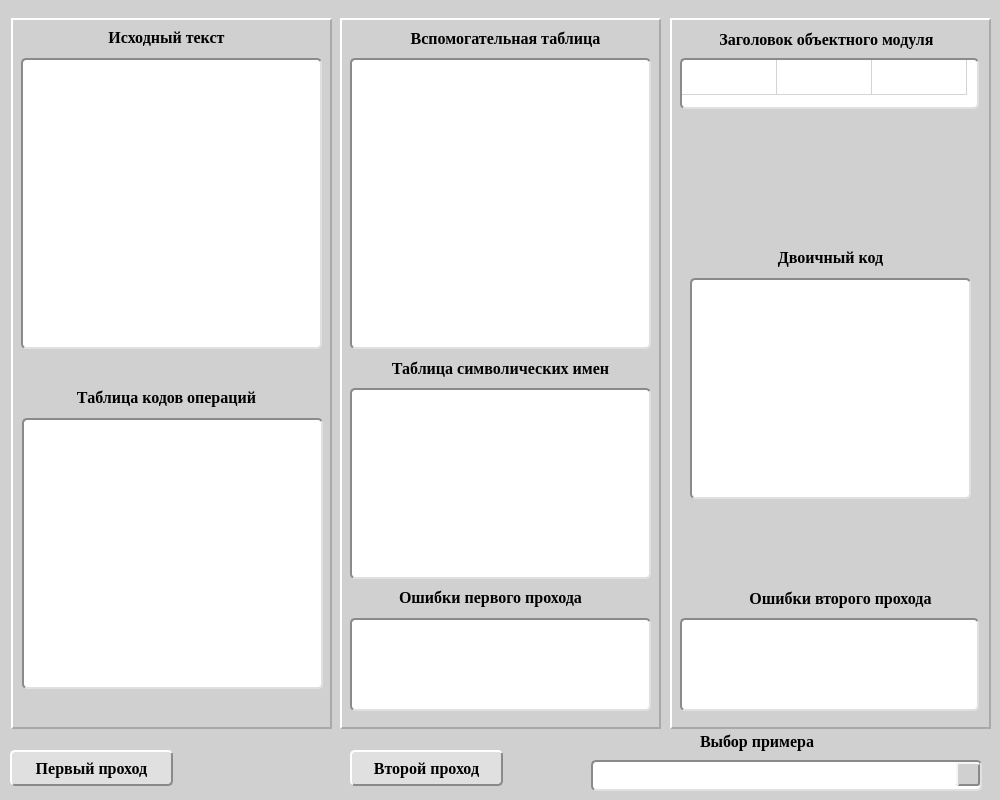
<?xml version="1.0" encoding="UTF-8"?>
<ui version="4.0">
 <class>MainWindow</class>
 <widget class="QMainWindow" name="MainWindow">
  <property name="windowModality">
   <enum>Qt::WindowModality::NonModal</enum>
  </property>
  <property name="enabled">
   <bool>true</bool>
  </property>
  <property name="geometry">
   <rect>
    <x>0</x>
    <y>0</y>
    <width>1000</width>
    <height>800</height>
   </rect>
  </property>
  <property name="minimumSize">
   <size>
    <width>1000</width>
    <height>800</height>
   </size>
  </property>
  <property name="maximumSize">
   <size>
    <width>1000</width>
    <height>800</height>
   </size>
  </property>
  <property name="windowTitle">
   <string>Двухпросмотровый ассемблер в абсолютном формате (Горшков Ан.О., гр. 4412, 2024) </string>
  </property>
  <property name="styleSheet">
   <string notr="true">background-color: rgb(208, 208, 208);</string>
  </property>
  <property name="tabShape">
   <enum>QTabWidget::TabShape::Rounded</enum>
  </property>
  <widget class="QWidget" name="centralwidget">
   <widget class="QWidget" name="layoutWidget">
    <property name="geometry">
     <rect>
      <x>0</x>
      <y>0</y>
      <width>2</width>
      <height>2</height>
     </rect>
    </property>
    <layout class="QVBoxLayout" name="verticalLayout_10"/>
   </widget>
   <widget class="QWidget" name="layoutWidget">
    <property name="geometry">
     <rect>
      <x>0</x>
      <y>0</y>
      <width>2</width>
      <height>2</height>
     </rect>
    </property>
    <layout class="QHBoxLayout" name="horizontalLayout_4"/>
   </widget>
   <widget class="QPushButton" name="first_pass_pushButton">
    <property name="geometry">
     <rect>
      <x>10</x>
      <y>750</y>
      <width>163</width>
      <height>36</height>
     </rect>
    </property>
    <property name="sizePolicy">
     <sizepolicy hsizetype="Fixed" vsizetype="Fixed">
      <horstretch>0</horstretch>
      <verstretch>0</verstretch>
     </sizepolicy>
    </property>
    <property name="font">
     <font>
      <family>Times New Roman</family>
      <pointsize>12</pointsize>
      <bold>true</bold>
     </font>
    </property>
    <property name="styleSheet">
     <string notr="true">QPushButton {
    background-color: #E0E0E0; 
    border-radius: 5px; 
    border: 2px solid;
    border-color: white #8a8a8a #8a8a8a white;
    padding: 5px 10px;
}

QPushButton:hover {
    background-color: #CCCCCC;  /* Цвет фона при наведении */
}

QPushButton:pressed {
    background-color: #B0B0B0;
    border-color: #A0A0A0 white white #A0A0A0;
}
</string>
    </property>
    <property name="text">
     <string>Первый проход</string>
    </property>
   </widget>
   <widget class="QPushButton" name="second_pass_pushButton">
    <property name="geometry">
     <rect>
      <x>350</x>
      <y>750</y>
      <width>153</width>
      <height>36</height>
     </rect>
    </property>
    <property name="sizePolicy">
     <sizepolicy hsizetype="Fixed" vsizetype="Fixed">
      <horstretch>0</horstretch>
      <verstretch>0</verstretch>
     </sizepolicy>
    </property>
    <property name="font">
     <font>
      <family>Times New Roman</family>
      <pointsize>12</pointsize>
      <bold>true</bold>
     </font>
    </property>
    <property name="styleSheet">
     <string notr="true">QPushButton {
    background-color: #E0E0E0;
    border-radius: 5px; 
    border: 2px solid;
    border-color: white #8a8a8a #8a8a8a white;
    padding: 5px 10px;
}

QPushButton:hover {
    background-color: #CCCCCC;  /* Цвет фона при наведении */
}

QPushButton:pressed {
    background-color: #B0B0B0;
    border-color: #A0A0A0 white white #A0A0A0;
}
</string>
    </property>
    <property name="text">
     <string>Второй проход</string>
    </property>
   </widget>
   <widget class="QLabel" name="choice_example_label">
    <property name="geometry">
     <rect>
      <x>700</x>
      <y>730</y>
      <width>142</width>
      <height>22</height>
     </rect>
    </property>
    <property name="sizePolicy">
     <sizepolicy hsizetype="Preferred" vsizetype="Fixed">
      <horstretch>0</horstretch>
      <verstretch>0</verstretch>
     </sizepolicy>
    </property>
    <property name="font">
     <font>
      <family>Times New Roman</family>
      <pointsize>12</pointsize>
      <bold>true</bold>
     </font>
    </property>
    <property name="text">
     <string>Выбор примера</string>
    </property>
    <property name="alignment">
     <set>Qt::AlignmentFlag::AlignLeading|Qt::AlignmentFlag::AlignLeft|Qt::AlignmentFlag::AlignVCenter</set>
    </property>
   </widget>
   <widget class="QComboBox" name="choice_example_comboBox">
    <property name="geometry">
     <rect>
      <x>591</x>
      <y>760</y>
      <width>391</width>
      <height>31</height>
     </rect>
    </property>
    <property name="minimumSize">
     <size>
      <width>282</width>
      <height>0</height>
     </size>
    </property>
    <property name="font">
     <font>
      <family>Times New Roman</family>
      <pointsize>12</pointsize>
     </font>
    </property>
    <property name="styleSheet">
     <string notr="true">QComboBox {
    background-color: #ffffff;
    border-top: 2px solid #8a8a8a;
    border-left: 2px solid #8a8a8a;
    border-right: 2px solid #e0e0e0;
    border-bottom: 2px solid #e0e0e0;
    border-radius: 5px;
    padding: 4px 25px 4px 8px;
}

QComboBox::drop-down {
    background-color: rgb(208, 208, 208);
    border: 2px solid #8a8a8a;
    border-top: 2px solid #f5f5f5;
    border-left: 2px solid #f5f5f5;
    border-bottom: 2px solid #8a8a8a;
    border-right: 2px solid #8a8a8a;
    width: 20px;
    height: 20px;
    border-radius: 3px;
}

QComboBox::down-arrow {
    image: url(:/resources/img/drop_arrow.png);
    width: 12px;
    height: 12px;
}

QComboBox::drop-down:hover {
    background-color: #b4b4b4;
}

QComboBox::drop-down:pressed {
    background-color: #a5a5a5;
}

QComboBox::drop-down:open {
    background-color: #a5a5a5;
}

QComboBox QAbstractItemView {
    background-color: #ffffff;
    selection-background-color: #b4b4b4;
    selection-color: black;
    border: 1px solid #a5a5a5;
    outline: none;
    border-radius: 4px;
}

QComboBox QAbstractItemView::item:hover {
    background-color: #a5a5a5;
}

QComboBox QAbstractItemView::item:selected {
    background-color: #c8c8c8;
    color: black;
}

</string>
    </property>
   </widget>
   <widget class="QWidget" name="widget" native="true">
    <property name="geometry">
     <rect>
      <x>11</x>
      <y>18</y>
      <width>321</width>
      <height>711</height>
     </rect>
    </property>
    <property name="sizePolicy">
     <sizepolicy hsizetype="Preferred" vsizetype="Expanding">
      <horstretch>0</horstretch>
      <verstretch>0</verstretch>
     </sizepolicy>
    </property>
    <property name="styleSheet">
     <string notr="true">QWidget {
    border-top: 2px solid white;
    border-left: 2px solid white;
    border-right: 2px solid darkgray;
    border-bottom: 2px solid darkgray;
}
</string>
    </property>
    <widget class="QLabel" name="table_operation_codes_label">
     <property name="geometry">
      <rect>
       <x>30</x>
       <y>370</y>
       <width>251</width>
       <height>19</height>
      </rect>
     </property>
     <property name="font">
      <font>
       <family>Times New Roman</family>
       <pointsize>12</pointsize>
       <bold>true</bold>
      </font>
     </property>
     <property name="layoutDirection">
      <enum>Qt::LayoutDirection::LeftToRight</enum>
     </property>
     <property name="autoFillBackground">
      <bool>false</bool>
     </property>
     <property name="styleSheet">
      <string notr="true">QLabel {
    border: none;
}</string>
     </property>
     <property name="text">
      <string>Таблица кодов операций</string>
     </property>
     <property name="alignment">
      <set>Qt::AlignmentFlag::AlignCenter</set>
     </property>
    </widget>
    <widget class="QTableWidget" name="table_operation_codes_tableWidget">
     <property name="geometry">
      <rect>
       <x>11</x>
       <y>400</y>
       <width>301</width>
       <height>271</height>
      </rect>
     </property>
     <property name="styleSheet">
      <string notr="true">QTableWidget {
    background-color: white;
    border-top: 2px solid #8a8a8a;
    border-left: 2px solid #8a8a8a;
    border-right: 2px solid #e0e0e0;
    border-bottom: 2px solid #e0e0e0;
    border-radius: 5px;
}

QTableWidget::item:selected {
    background-color: rgb(0, 0, 113);
	border: none;
	border-radius: 0px;
}

</string>
     </property>
     <property name="verticalScrollBarPolicy">
      <enum>Qt::ScrollBarPolicy::ScrollBarAsNeeded</enum>
     </property>
     <property name="horizontalScrollBarPolicy">
      <enum>Qt::ScrollBarPolicy::ScrollBarAsNeeded</enum>
     </property>
     <property name="rowCount">
      <number>0</number>
     </property>
     <property name="columnCount">
      <number>0</number>
     </property>
     <attribute name="horizontalHeaderVisible">
      <bool>false</bool>
     </attribute>
     <attribute name="horizontalHeaderMinimumSectionSize">
      <number>95</number>
     </attribute>
     <attribute name="horizontalHeaderDefaultSectionSize">
      <number>95</number>
     </attribute>
     <attribute name="horizontalHeaderHighlightSections">
      <bool>false</bool>
     </attribute>
     <attribute name="verticalHeaderVisible">
      <bool>false</bool>
     </attribute>
     <attribute name="verticalHeaderMinimumSectionSize">
      <number>25</number>
     </attribute>
     <attribute name="verticalHeaderDefaultSectionSize">
      <number>25</number>
     </attribute>
     <attribute name="verticalHeaderHighlightSections">
      <bool>false</bool>
     </attribute>
    </widget>
    <widget class="QTextEdit" name="source_text_textEdit">
     <property name="geometry">
      <rect>
       <x>10</x>
       <y>40</y>
       <width>301</width>
       <height>291</height>
      </rect>
     </property>
     <property name="styleSheet">
      <string notr="true">QTextEdit {
    background-color: white;
    border-top: 2px solid #8a8a8a;
    border-left: 2px solid #8a8a8a;
    border-right: 2px solid #e0e0e0;
    border-bottom: 2px solid #e0e0e0;
    border-radius: 5px;
}</string>
     </property>
     <property name="lineWrapMode">
      <enum>QTextEdit::LineWrapMode::NoWrap</enum>
     </property>
     <property name="html">
      <string>&lt;!DOCTYPE HTML PUBLIC &quot;-//W3C//DTD HTML 4.0//EN&quot; &quot;http://www.w3.org/TR/REC-html40/strict.dtd&quot;&gt;
&lt;html&gt;&lt;head&gt;&lt;meta name=&quot;qrichtext&quot; content=&quot;1&quot; /&gt;&lt;meta charset=&quot;utf-8&quot; /&gt;&lt;style type=&quot;text/css&quot;&gt;
p, li { white-space: pre-wrap; }
hr { height: 1px; border-width: 0; }
li.unchecked::marker { content: &quot;\2610&quot;; }
li.checked::marker { content: &quot;\2612&quot;; }
&lt;/style&gt;&lt;/head&gt;&lt;body style=&quot; font-family:'Segoe UI'; font-size:9pt; font-weight:400; font-style:normal;&quot;&gt;
&lt;p style=&quot;-qt-paragraph-type:empty; margin-top:0px; margin-bottom:0px; margin-left:0px; margin-right:0px; -qt-block-indent:0; text-indent:0px;&quot;&gt;&lt;br /&gt;&lt;/p&gt;&lt;/body&gt;&lt;/html&gt;</string>
     </property>
    </widget>
    <widget class="QLabel" name="source_text_label">
     <property name="geometry">
      <rect>
       <x>70</x>
       <y>10</y>
       <width>171</width>
       <height>19</height>
      </rect>
     </property>
     <property name="font">
      <font>
       <family>Times New Roman</family>
       <pointsize>12</pointsize>
       <bold>true</bold>
      </font>
     </property>
     <property name="styleSheet">
      <string notr="true">QLabel {
    border: none;
}</string>
     </property>
     <property name="text">
      <string>Исходный текст</string>
     </property>
     <property name="alignment">
      <set>Qt::AlignmentFlag::AlignCenter</set>
     </property>
    </widget>
   </widget>
   <widget class="QWidget" name="widget_2" native="true">
    <property name="geometry">
     <rect>
      <x>340</x>
      <y>18</y>
      <width>321</width>
      <height>711</height>
     </rect>
    </property>
    <property name="sizePolicy">
     <sizepolicy hsizetype="Preferred" vsizetype="Expanding">
      <horstretch>0</horstretch>
      <verstretch>0</verstretch>
     </sizepolicy>
    </property>
    <property name="styleSheet">
     <string notr="true">QWidget {
    border-top: 2px solid white;
    border-left: 2px solid white;
    border-right: 2px solid darkgray;
    border-bottom: 2px solid darkgray;
}
</string>
    </property>
    <widget class="QLabel" name="auxiliary_table_label">
     <property name="geometry">
      <rect>
       <x>40</x>
       <y>10</y>
       <width>251</width>
       <height>20</height>
      </rect>
     </property>
     <property name="sizePolicy">
      <sizepolicy hsizetype="Expanding" vsizetype="Fixed">
       <horstretch>0</horstretch>
       <verstretch>0</verstretch>
      </sizepolicy>
     </property>
     <property name="font">
      <font>
       <family>Times New Roman</family>
       <pointsize>12</pointsize>
       <bold>true</bold>
      </font>
     </property>
     <property name="styleSheet">
      <string notr="true">QLabel {
    border: none;
}</string>
     </property>
     <property name="text">
      <string>Вспомогательная таблица</string>
     </property>
     <property name="alignment">
      <set>Qt::AlignmentFlag::AlignCenter</set>
     </property>
    </widget>
    <widget class="QTableWidget" name="auxiliary_table_tableWidget">
     <property name="geometry">
      <rect>
       <x>10</x>
       <y>40</y>
       <width>301</width>
       <height>291</height>
      </rect>
     </property>
     <property name="sizePolicy">
      <sizepolicy hsizetype="Expanding" vsizetype="Expanding">
       <horstretch>0</horstretch>
       <verstretch>200</verstretch>
      </sizepolicy>
     </property>
     <property name="styleSheet">
      <string notr="true">QTableWidget {
    background-color: white;
    border-top: 2px solid #8a8a8a;
    border-left: 2px solid #8a8a8a;
    border-right: 2px solid #e0e0e0;
    border-bottom: 2px solid #e0e0e0;
    border-radius: 5px;
}

QTableWidget::item:selected {
    background-color: rgb(0, 0, 113);
}
</string>
     </property>
     <property name="frameShadow">
      <enum>QFrame::Shadow::Sunken</enum>
     </property>
     <property name="verticalScrollBarPolicy">
      <enum>Qt::ScrollBarPolicy::ScrollBarAsNeeded</enum>
     </property>
     <property name="horizontalScrollBarPolicy">
      <enum>Qt::ScrollBarPolicy::ScrollBarAsNeeded</enum>
     </property>
     <property name="autoScroll">
      <bool>true</bool>
     </property>
     <property name="editTriggers">
      <set>QAbstractItemView::EditTrigger::NoEditTriggers</set>
     </property>
     <property name="tabKeyNavigation">
      <bool>false</bool>
     </property>
     <property name="rowCount">
      <number>0</number>
     </property>
     <property name="columnCount">
      <number>0</number>
     </property>
     <attribute name="horizontalHeaderVisible">
      <bool>false</bool>
     </attribute>
     <attribute name="horizontalHeaderMinimumSectionSize">
      <number>75</number>
     </attribute>
     <attribute name="horizontalHeaderDefaultSectionSize">
      <number>75</number>
     </attribute>
     <attribute name="horizontalHeaderHighlightSections">
      <bool>false</bool>
     </attribute>
     <attribute name="verticalHeaderVisible">
      <bool>false</bool>
     </attribute>
     <attribute name="verticalHeaderMinimumSectionSize">
      <number>25</number>
     </attribute>
     <attribute name="verticalHeaderDefaultSectionSize">
      <number>25</number>
     </attribute>
     <attribute name="verticalHeaderHighlightSections">
      <bool>false</bool>
     </attribute>
    </widget>
    <widget class="QLabel" name="table_symbolic_names_label">
     <property name="geometry">
      <rect>
       <x>10</x>
       <y>340</y>
       <width>301</width>
       <height>20</height>
      </rect>
     </property>
     <property name="sizePolicy">
      <sizepolicy hsizetype="Preferred" vsizetype="Fixed">
       <horstretch>0</horstretch>
       <verstretch>0</verstretch>
      </sizepolicy>
     </property>
     <property name="font">
      <font>
       <family>Times New Roman</family>
       <pointsize>12</pointsize>
       <bold>true</bold>
      </font>
     </property>
     <property name="styleSheet">
      <string notr="true">QLabel {
    border: none;
}</string>
     </property>
     <property name="text">
      <string>Таблица символических имен</string>
     </property>
     <property name="alignment">
      <set>Qt::AlignmentFlag::AlignCenter</set>
     </property>
    </widget>
    <widget class="QTableWidget" name="table_symbolic_names_tableWidget">
     <property name="geometry">
      <rect>
       <x>10</x>
       <y>370</y>
       <width>301</width>
       <height>191</height>
      </rect>
     </property>
     <property name="sizePolicy">
      <sizepolicy hsizetype="Expanding" vsizetype="Expanding">
       <horstretch>0</horstretch>
       <verstretch>100</verstretch>
      </sizepolicy>
     </property>
     <property name="styleSheet">
      <string notr="true">QTableWidget {
    background-color: white;
    border-top: 2px solid #8a8a8a;
    border-left: 2px solid #8a8a8a;
    border-right: 2px solid #e0e0e0;
    border-bottom: 2px solid #e0e0e0;
    border-radius: 5px;
}

QTableWidget::item:selected {
    background-color: rgb(0, 0, 113);
}
</string>
     </property>
     <property name="verticalScrollBarPolicy">
      <enum>Qt::ScrollBarPolicy::ScrollBarAsNeeded</enum>
     </property>
     <property name="horizontalScrollBarPolicy">
      <enum>Qt::ScrollBarPolicy::ScrollBarAsNeeded</enum>
     </property>
     <property name="autoScroll">
      <bool>true</bool>
     </property>
     <property name="editTriggers">
      <set>QAbstractItemView::EditTrigger::NoEditTriggers</set>
     </property>
     <property name="rowCount">
      <number>0</number>
     </property>
     <property name="columnCount">
      <number>0</number>
     </property>
     <attribute name="horizontalHeaderVisible">
      <bool>false</bool>
     </attribute>
     <attribute name="horizontalHeaderMinimumSectionSize">
      <number>125</number>
     </attribute>
     <attribute name="horizontalHeaderDefaultSectionSize">
      <number>125</number>
     </attribute>
     <attribute name="horizontalHeaderHighlightSections">
      <bool>false</bool>
     </attribute>
     <attribute name="verticalHeaderVisible">
      <bool>false</bool>
     </attribute>
     <attribute name="verticalHeaderMinimumSectionSize">
      <number>26</number>
     </attribute>
     <attribute name="verticalHeaderDefaultSectionSize">
      <number>26</number>
     </attribute>
     <attribute name="verticalHeaderHighlightSections">
      <bool>false</bool>
     </attribute>
    </widget>
    <widget class="QTextBrowser" name="first_pass_errors_textBrowser">
     <property name="enabled">
      <bool>true</bool>
     </property>
     <property name="geometry">
      <rect>
       <x>10</x>
       <y>600</y>
       <width>301</width>
       <height>93</height>
      </rect>
     </property>
     <property name="sizePolicy">
      <sizepolicy hsizetype="Expanding" vsizetype="Expanding">
       <horstretch>0</horstretch>
       <verstretch>100</verstretch>
      </sizepolicy>
     </property>
     <property name="font">
      <font>
       <family>Times New Roman</family>
       <pointsize>9</pointsize>
       <italic>true</italic>
      </font>
     </property>
     <property name="styleSheet">
      <string notr="true">QTextBrowser {
	background-color: white;
    border-top: 2px solid #8a8a8a;
    border-left: 2px solid #8a8a8a;
    border-right: 2px solid #e0e0e0;
    border-bottom: 2px solid #e0e0e0;
    border-radius: 5px;
	color: red;
}</string>
     </property>
    </widget>
    <widget class="QLabel" name="first_pass_errors_label">
     <property name="geometry">
      <rect>
       <x>10</x>
       <y>570</y>
       <width>281</width>
       <height>19</height>
      </rect>
     </property>
     <property name="sizePolicy">
      <sizepolicy hsizetype="Preferred" vsizetype="Fixed">
       <horstretch>0</horstretch>
       <verstretch>0</verstretch>
      </sizepolicy>
     </property>
     <property name="font">
      <font>
       <family>Times New Roman</family>
       <pointsize>12</pointsize>
       <bold>true</bold>
      </font>
     </property>
     <property name="styleSheet">
      <string notr="true">QLabel {
    border: none;
}</string>
     </property>
     <property name="text">
      <string>Ошибки первого прохода</string>
     </property>
     <property name="alignment">
      <set>Qt::AlignmentFlag::AlignCenter</set>
     </property>
    </widget>
   </widget>
   <widget class="QWidget" name="widget_3" native="true">
    <property name="geometry">
     <rect>
      <x>670</x>
      <y>18</y>
      <width>321</width>
      <height>711</height>
     </rect>
    </property>
    <property name="sizePolicy">
     <sizepolicy hsizetype="Preferred" vsizetype="Expanding">
      <horstretch>0</horstretch>
      <verstretch>0</verstretch>
     </sizepolicy>
    </property>
    <property name="styleSheet">
     <string notr="true">QWidget {
    border-top: 2px solid white;
    border-left: 2px solid white;
    border-right: 2px solid darkgray;
    border-bottom: 2px solid darkgray;
}
</string>
    </property>
    <widget class="QTextBrowser" name="second_pass_errors_textBrowser_2">
     <property name="geometry">
      <rect>
       <x>10</x>
       <y>600</y>
       <width>299</width>
       <height>93</height>
      </rect>
     </property>
     <property name="sizePolicy">
      <sizepolicy hsizetype="Expanding" vsizetype="Expanding">
       <horstretch>0</horstretch>
       <verstretch>100</verstretch>
      </sizepolicy>
     </property>
     <property name="font">
      <font>
       <family>Times New Roman</family>
       <pointsize>12</pointsize>
      </font>
     </property>
     <property name="styleSheet">
      <string notr="true">QTextBrowser {
    background-color: white;
    border-top: 2px solid #8a8a8a;
    border-left: 2px solid #8a8a8a;
    border-right: 2px solid #e0e0e0;
    border-bottom: 2px solid #e0e0e0;
    border-radius: 5px;
	color: red;
}</string>
     </property>
    </widget>
    <widget class="QLabel" name="second_pass_errors_label">
     <property name="geometry">
      <rect>
       <x>50</x>
       <y>570</y>
       <width>241</width>
       <height>20</height>
      </rect>
     </property>
     <property name="font">
      <font>
       <family>Times New Roman</family>
       <pointsize>12</pointsize>
       <bold>true</bold>
      </font>
     </property>
     <property name="styleSheet">
      <string notr="true">QLabel {
    border: none;
}</string>
     </property>
     <property name="text">
      <string>Ошибки второго прохода</string>
     </property>
     <property name="alignment">
      <set>Qt::AlignmentFlag::AlignCenter</set>
     </property>
    </widget>
    <widget class="QTextBrowser" name="binary_code_textBrowser">
     <property name="geometry">
      <rect>
       <x>20</x>
       <y>260</y>
       <width>281</width>
       <height>221</height>
      </rect>
     </property>
     <property name="font">
      <font>
       <family>Times New Roman</family>
       <pointsize>12</pointsize>
      </font>
     </property>
     <property name="styleSheet">
      <string notr="true">QTextBrowser {
    background-color: white;
    border-top: 2px solid #8a8a8a;
    border-left: 2px solid #8a8a8a;
    border-right: 2px solid #e0e0e0;
    border-bottom: 2px solid #e0e0e0;
    border-radius: 5px;
}</string>
     </property>
     <property name="lineWrapMode">
      <enum>QTextEdit::LineWrapMode::NoWrap</enum>
     </property>
    </widget>
    <widget class="QLabel" name="binary_code_label">
     <property name="geometry">
      <rect>
       <x>70</x>
       <y>230</y>
       <width>181</width>
       <height>19</height>
      </rect>
     </property>
     <property name="font">
      <font>
       <family>Times New Roman</family>
       <pointsize>12</pointsize>
       <bold>true</bold>
      </font>
     </property>
     <property name="styleSheet">
      <string notr="true">QLabel {
    border: none;
}</string>
     </property>
     <property name="text">
      <string>Двоичный код</string>
     </property>
     <property name="alignment">
      <set>Qt::AlignmentFlag::AlignCenter</set>
     </property>
    </widget>
    <widget class="QTableWidget" name="object_module_header_tableWidget">
     <property name="geometry">
      <rect>
       <x>10</x>
       <y>40</y>
       <width>299</width>
       <height>51</height>
      </rect>
     </property>
     <property name="styleSheet">
      <string notr="true">QTableWidget {
    background-color: white;
    border-top: 2px solid #8a8a8a;
    border-left: 2px solid #8a8a8a;
    border-right: 2px solid #e0e0e0;
    border-bottom: 2px solid #e0e0e0;
    border-radius: 5px;
}

QTableWidget::item:selected {
    background-color: rgb(0, 0, 113);
}</string>
     </property>
     <property name="verticalScrollBarPolicy">
      <enum>Qt::ScrollBarPolicy::ScrollBarAsNeeded</enum>
     </property>
     <property name="horizontalScrollBarPolicy">
      <enum>Qt::ScrollBarPolicy::ScrollBarAsNeeded</enum>
     </property>
     <property name="autoScroll">
      <bool>true</bool>
     </property>
     <property name="editTriggers">
      <set>QAbstractItemView::EditTrigger::NoEditTriggers</set>
     </property>
     <property name="showGrid">
      <bool>true</bool>
     </property>
     <property name="sortingEnabled">
      <bool>false</bool>
     </property>
     <property name="wordWrap">
      <bool>true</bool>
     </property>
     <property name="rowCount">
      <number>1</number>
     </property>
     <property name="columnCount">
      <number>3</number>
     </property>
     <attribute name="horizontalHeaderVisible">
      <bool>false</bool>
     </attribute>
     <attribute name="horizontalHeaderMinimumSectionSize">
      <number>95</number>
     </attribute>
     <attribute name="horizontalHeaderDefaultSectionSize">
      <number>95</number>
     </attribute>
     <attribute name="horizontalHeaderHighlightSections">
      <bool>false</bool>
     </attribute>
     <attribute name="verticalHeaderVisible">
      <bool>false</bool>
     </attribute>
     <attribute name="verticalHeaderMinimumSectionSize">
      <number>35</number>
     </attribute>
     <attribute name="verticalHeaderDefaultSectionSize">
      <number>35</number>
     </attribute>
     <attribute name="verticalHeaderHighlightSections">
      <bool>false</bool>
     </attribute>
     <row/>
     <column/>
     <column/>
     <column/>
    </widget>
    <widget class="QLabel" name="object_module_header_label">
     <property name="geometry">
      <rect>
       <x>20</x>
       <y>10</y>
       <width>273</width>
       <height>22</height>
      </rect>
     </property>
     <property name="font">
      <font>
       <family>Times New Roman</family>
       <pointsize>12</pointsize>
       <bold>true</bold>
      </font>
     </property>
     <property name="styleSheet">
      <string notr="true">QLabel {
    border: none;
}</string>
     </property>
     <property name="text">
      <string>Заголовок объектного модуля</string>
     </property>
     <property name="alignment">
      <set>Qt::AlignmentFlag::AlignCenter</set>
     </property>
    </widget>
   </widget>
  </widget>
 </widget>
 <resources/>
 <connections/>
</ui>
